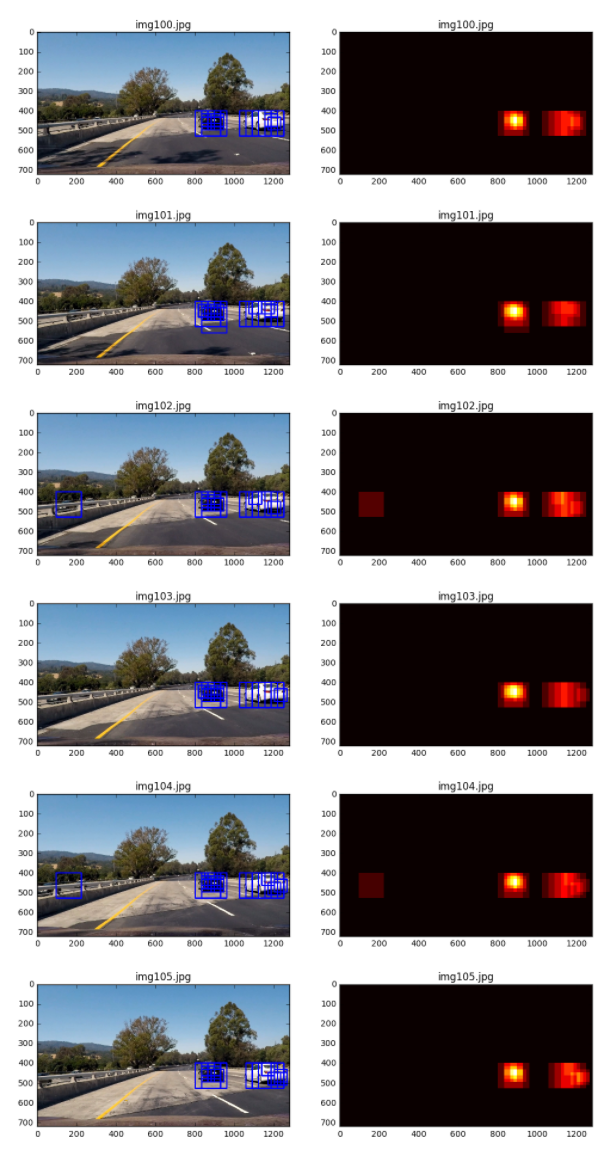
#> input picture Project5_Vehicle_Detection/examples/bboxes_and_heat.png, 610 x 1150 px, given as the content of the folder /Users/dai/CarND-Vehicle-Detection/vehicles/video_extracted, which was not available
$ python pipeline.py   (older library calls are emulated)
#> lines starting #> are read from the running program, lines starting #| are printed output that depends on the picture; pictures that were not available may be replaced by others from this repository, and a replacement may not be noted
import matplotlib.image as mpimg
import numpy as np
import cv2
from skimage.feature import hog
import matplotlib.pyplot as plt
from matplotlib import pyplot
import glob
import time
from sklearn.svm import LinearSVC
from sklearn.preprocessing import StandardScaler
from scipy.ndimage.measurements import label
from sklearn.model_selection import train_test_split
from sklearn.model_selection import GridSearchCV
from collections import deque
import pickle


#########################lesson_functions#################################
def convert_color(img, conv='RGB2YCrCb'):
    if conv == 'RGB2YCrCb':
        return cv2.cvtColor(img, cv2.COLOR_RGB2YCrCb)
    if conv == 'BGR2YCrCb':
        return cv2.cvtColor(img, cv2.COLOR_BGR2YCrCb)
    if conv == 'RGB2LUV':
        return cv2.cvtColor(img, cv2.COLOR_RGB2LUV)

# Define a function to return HOG features and visualization
def get_hog_features(img, orient, pix_per_cell, cell_per_block,
                        vis=False, feature_vec=True):
    # Call with two outputs if vis==True
    if vis == True:
        features, hog_image = hog(img, orientations=orient,
                                  pixels_per_cell=(pix_per_cell, pix_per_cell),
                                  cells_per_block=(cell_per_block, cell_per_block),
                                  transform_sqrt=True,
                                  visualise=vis, feature_vector=feature_vec)
        return features, hog_image
    # Otherwise call with one output
    else:
        features = hog(img, orientations=orient,
                       pixels_per_cell=(pix_per_cell, pix_per_cell),
                       cells_per_block=(cell_per_block, cell_per_block),
                       transform_sqrt=True,
                       visualise=vis, feature_vector=feature_vec)
        return features

# Define a function to compute binned color features
def bin_spatial(img, size=(32, 32)):
    # Use cv2.resize().ravel() to create the feature vector
    features = cv2.resize(img, size).ravel()
    # Return the feature vector
    return features

# Define a function to compute color histogram features
# NEED TO CHANGE bins_range if reading .png files with mpimg!
def color_hist(img, nbins=32, bins_range=(0, 256)):
    # Compute the histogram of the color channels separately
    channel1_hist = np.histogram(img[:,:,0], bins=nbins, range=bins_range)
    channel2_hist = np.histogram(img[:,:,1], bins=nbins, range=bins_range)
    channel3_hist = np.histogram(img[:,:,2], bins=nbins, range=bins_range)
    # Concatenate the histograms into a single feature vector
    hist_features = np.concatenate((channel1_hist[0], channel2_hist[0], channel3_hist[0]))
    # Return the individual histograms, bin_centers and feature vector
    return hist_features

# Define a function to extract features from a list of images
# Have this function call bin_spatial() and color_hist()

# for training classifier by extracting feature vectors of a bunch of training images
def extract_features(imgs, color_space='RGB', spatial_size=(32, 32),
                        hist_bins=32, orient=9,
                        pix_per_cell=8, cell_per_block=2, hog_channel=0,
                        spatial_feat=True, hist_feat=True, hog_feat=True):
    # Create a list to append feature vectors to
#> called with color_space = 'YCrCb', spatial_size = (32, 32), hist_bins = 32, orient = 9, pix_per_cell = 8, cell_per_block = 2, hog_channel = 'ALL', spatial_feat = True
    features = []
    # Iterate through the list of images
    for file in imgs:
        file_features = []
        # Read in each one by one
        image = mpimg.imread(file)
#> image is the input picture: shape (1150, 610, 4) float32; mean R, G, B, A 0.516, 0.509, 0.526, 1
        # uncomment below line if file is png format
        #####image = 255*image # to scale png file from (0,1) to (0,255)
        # apply color conversion if other than 'RGB'
        if color_space != 'RGB':
            if color_space == 'HSV':
                feature_image = cv2.cvtColor(image, cv2.COLOR_RGB2HSV)
            elif color_space == 'LUV':
                feature_image = cv2.cvtColor(image, cv2.COLOR_RGB2LUV)
            elif color_space == 'HLS':
                feature_image = cv2.cvtColor(image, cv2.COLOR_RGB2HLS)
            elif color_space == 'YUV':
                feature_image = cv2.cvtColor(image, cv2.COLOR_RGB2YUV)
            elif color_space == 'YCrCb':
                feature_image = cv2.cvtColor(image, cv2.COLOR_RGB2YCrCb)
#> feature_image: shape (1150, 610, 3) float32; mean of channels 0, 1, 2 0.512, 0.503, 0.508
        else: feature_image = np.copy(image)

        if spatial_feat == True:
            spatial_features = bin_spatial(feature_image, size=spatial_size)
#> in bin_spatial, `features = cv2.resize(img, size).ravel()`: features = 3072 values, max 1 at index 0, min 0.0117 at index 150, mean 0.511
#> spatial_features has the same summary as features in bin_spatial
            file_features.append(spatial_features)
        if hist_feat == True:
            # Apply color_hist()
            hist_features = color_hist(feature_image, nbins=hist_bins)
#> in color_hist, `hist_features = np.concatenate((channel1_hist[0], channel2_hist[0], ch..`: hist_features = 96 values, max 701500 at index 0, min 0 at index 1, mean 21921.9
            file_features.append(hist_features)
        if hog_feat == True:
        # Call get_hog_features() with vis=False, feature_vec=True
            if hog_channel == 'ALL':
                hog_features = []
                for channel in range(feature_image.shape[2]):
                    hog_features.append(get_hog_features(feature_image[:,:,channel],
                                        orient, pix_per_cell, cell_per_block,
                                        vis=False, feature_vec=True))
#> after the loop, hog_features = 3 items
                hog_features = np.ravel(hog_features)
            else:
                hog_features = get_hog_features(feature_image[:,:,hog_channel], orient,
                            pix_per_cell, cell_per_block, vis=False, feature_vec=True)
            # Append the new feature vector to the features list
            file_features.append(hog_features)
        features.append(np.concatenate(file_features))
    # Return list of feature vectors
    return features

# Define a function that takes an image,
# start and stop positions in both x and y,
# window size (x and y dimensions),
# and overlap fraction (for both x and y)

# [45 lines left out: function single_img_features, not called in this run]

# Define a function you will pass an image
# and the list of windows to be searched (output of slide_windows())
def slide_window(img, x_start_stop=[None, None], y_start_stop=[None, None],
                    xy_window=(64, 64), xy_overlap=(0.5, 0.5)):
    # If x and/or y start/stop positions not defined, set to image size
    if x_start_stop[0] == None:
        x_start_stop[0] = 0
    if x_start_stop[1] == None:
        x_start_stop[1] = img.shape[1]
    if y_start_stop[0] == None:
        y_start_stop[0] = 0
    if y_start_stop[1] == None:
        y_start_stop[1] = img.shape[0]
    # Compute the span of the region to be searched
    xspan = x_start_stop[1] - x_start_stop[0]
    yspan = y_start_stop[1] - y_start_stop[0]
    # Compute the number of pixels per step in x/y
    nx_pix_per_step = np.int(xy_window[0]*(1 - xy_overlap[0]))
    ny_pix_per_step = np.int(xy_window[1]*(1 - xy_overlap[1]))
    # Compute the number of windows in x/y
    nx_buffer = np.int(xy_window[0]*(xy_overlap[0]))
    ny_buffer = np.int(xy_window[1]*(xy_overlap[1]))
    nx_windows = np.int((xspan-nx_buffer)/nx_pix_per_step)
    ny_windows = np.int((yspan-ny_buffer)/ny_pix_per_step)
    # Initialize a list to append window positions to
    window_list = []
    # Loop through finding x and y window positions
    # Note: you could vectorize this step, but in practice
    # you'll be considering windows one by one with your
    # classifier, so looping makes sense
    for ys in range(ny_windows):
        for xs in range(nx_windows):
            # Calculate window position
            startx = xs*nx_pix_per_step + x_start_stop[0]
            endx = startx + xy_window[0]
            starty = ys*ny_pix_per_step + y_start_stop[0]
            endy = starty + xy_window[1]

            # Append window position to list
            window_list.append(((startx, starty), (endx, endy)))
    # Return the list of windows
    return window_list

# Define a function to draw bounding boxes
# [29 lines left out: function search_windows, not called in this run]

def draw_boxes(img, bboxes, color=(0, 0, 255), thick=6):
    # Make a copy of the image
    imcopy = np.copy(img)
    # Iterate through the bounding boxes
    for bbox in bboxes:
        # Draw a rectangle given bbox coordinates
        cv2.rectangle(imcopy, bbox[0], bbox[1], color, thick)
    # Return the image copy with boxes drawn
    return imcopy
# End of basic functions


#os.chdir(r'/Users/dai/CarND-Vehicle-Detection/vehicles/KITTI_extracted/')
cars=glob.glob('/Users/dai/CarND-Vehicle-Detection/vehicles/video_extracted/*.png')
cars+=glob.glob('/Users/dai/CarND-Vehicle-Detection/vehicles/KITTI_extracted/*.png')
cars+=glob.glob('/Users/dai/CarND-Vehicle-Detection/vehicles/GTI_Right/*.png')
cars+=glob.glob('/Users/dai/CarND-Vehicle-Detection/vehicles/GTI_Far/*.png')
cars+=glob.glob('/Users/dai/CarND-Vehicle-Detection/vehicles/GTI_Left/*.png')
cars+=glob.glob('/Users/dai/CarND-Vehicle-Detection/vehicles/GTI_MiddleClose/*.png')
#os.chdir(r'/Users/dai/CarND-Vehicle-Detection/non-vehicles/Extras/')
notcars=glob.glob('/Users/dai/CarND-Vehicle-Detection/non-vehicles/video_extracted/*.png')
notcars+=glob.glob('/Users/dai/CarND-Vehicle-Detection/non-vehicles/GTI/*.png')
notcars+=glob.glob('/Users/dai/CarND-Vehicle-Detection/non-vehicles/Extras/*.png')

print(len(cars),cars[0])
print(len(notcars),notcars[0])

# Reduce the sample size
sample_size = 10000
cars = cars[0:sample_size]
notcars = notcars[0:sample_size]

### Tweak these parameters and see how the results change.
color_space = 'YCrCb' # Can be RGB, HSV, LUV, HLS, YUV, YCrCb
orient = 9  # HOG orientations
pix_per_cell = 8 # HOG pixels per cell
cell_per_block = 2 # HOG cells per block
hog_channel = "ALL" # Can be 0, 1, 2, or "ALL"
spatial_size = (32, 32) # Spatial binning dimensions
hist_bins = 32    # Number of histogram bins
spatial_feat = True # Spatial features on or off
hist_feat = True # Histogram features on or off
hog_feat = True # HOG features on or off
y_start_stop = [None, None] # Min and max in y to search in slide_window()

car_features = extract_features(cars, color_space=color_space,
                        spatial_size=spatial_size, hist_bins=hist_bins,
                        orient=orient, pix_per_cell=pix_per_cell,
                        cell_per_block=cell_per_block,
                        hog_channel=hog_channel, spatial_feat=spatial_feat,
                        hist_feat=hist_feat, hog_feat=hog_feat)
notcar_features = extract_features(notcars, color_space=color_space,
                        spatial_size=spatial_size, hist_bins=hist_bins,
                        orient=orient, pix_per_cell=pix_per_cell,
                        cell_per_block=cell_per_block,
                        hog_channel=hog_channel, spatial_feat=spatial_feat,
                        hist_feat=hist_feat, hog_feat=hog_feat)

X = np.vstack((car_features, notcar_features)).astype(np.float64)
# Fit a per-column scaler
X_scaler = StandardScaler().fit(X)
# Apply the scaler to X
scaled_X = X_scaler.transform(X)
#print(len(X_scaler.scale_))
# Define the labels vector
y = np.hstack((np.ones(len(car_features)), np.zeros(len(notcar_features))))

# Split up data into randomized training and test sets
rand_state = None#np.random.randint(0, 100)
X_train, X_test, y_train, y_test = train_test_split(
    scaled_X, y, test_size=0.2, random_state=rand_state)

print('Using:',orient,'orientations',pix_per_cell,
    'pixels per cell and', cell_per_block,'cells per block')
print('Feature vector length:', len(X_train[0]))
# Use a linear SVC
parameters = {'C':[0.1,0.05,0.01,0.005,0.001]}
svr = LinearSVC()
clf = GridSearchCV(svr, parameters)
clf.fit(X_train, y_train)
best_C=clf.best_params_['C']
svc = LinearSVC(C=best_C)
print(best_C)
# Check the training time for the SVC
t=time.time()
svc.fit(X_train, y_train)
t2 = time.time()
print(round(t2-t, 2), 'Seconds to train SVC...')
# Check the score of the SVC
print('Test Accuracy of SVC = ', round(svc.score(X_test, y_test), 4))
# Check the prediction time for a single sample
t=time.time()


image1 = mpimg.imread('/Users/dai/CarND-Vehicle-Detection/vehicles/GTI_Right/image0028.png')
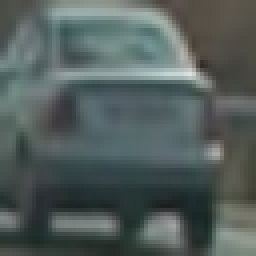
#> input picture Project5_Vehicle_Detection/examples/image0028.png, 64 x 64 px, found by its file name (shown 4 times larger)
#> image1 is the input picture: shape (64, 64, 3) float32; mean R, G, B 0.325, 0.368, 0.36
hog_image = convert_color(image1, conv='RGB2YCrCb')
ch1 = hog_image[:,:,0]
ch2 = hog_image[:,:,1]
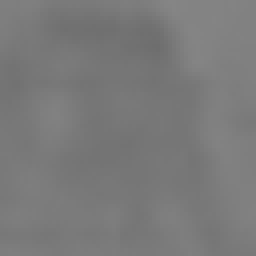
#> ch2: shape (64, 64) float32 (shown 4 times larger); min 0.434, max 0.522, mean 0.479
ch3 = hog_image[:,:,2]
hog1,hog1_img = get_hog_features(ch1, orient, pix_per_cell, cell_per_block, vis=True,feature_vec=False)
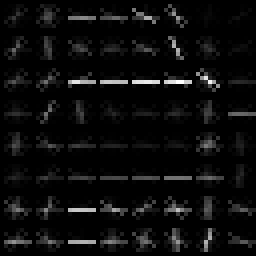
#> hog1_img: shape (64, 64) float32 (shown 4 times larger); min 0, max 0.116, mean 0.00562; drawn with min black and max white
hog2,hog2_img = get_hog_features(ch2, orient, pix_per_cell, cell_per_block, vis=True,feature_vec=False)
hog3,hog3_img = get_hog_features(ch3, orient, pix_per_cell, cell_per_block, vis=True,feature_vec=False)
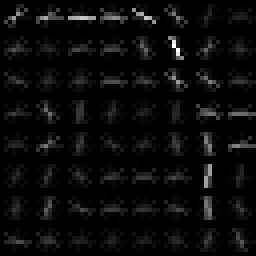
#> hog3_img: shape (64, 64) float32 (shown 4 times larger); min 0, max 0.00621, mean 0.000262; drawn with min black and max white
fig = plt.figure()
plt.subplot(141)
plt.imshow(hog_image)
plt.title('YCrCb image')
plt.subplot(142)
plt.imshow(hog1_img)
plt.title('Ch1 Hog image')
plt.subplot(143)
plt.imshow(hog2_img)
plt.title('Ch2 Hog image')
plt.subplot(144)
plt.imshow(hog3_img)
plt.title('Ch3 Hog image')
fig.tight_layout()

plt.show()
pyplot.savefig('/Users/dai/CarND-Vehicle-Detection/output_images/colorConv_Hog.png')


# By using search_windows() method
image2 = mpimg.imread('/Users/dai/CarND-Vehicle-Detection/test_images/test1.jpg')
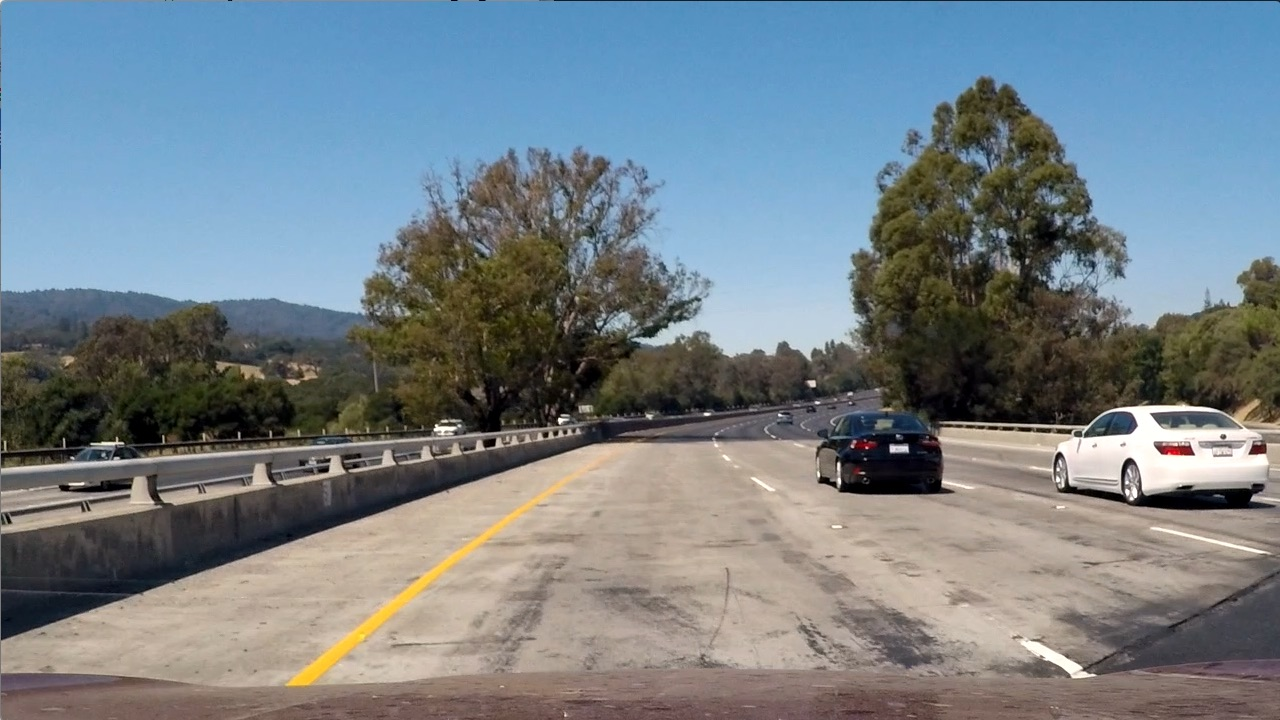
#> input picture Project5_Vehicle_Detection/test_images/test1.jpg, 1280 x 720 px, found by its file name
#> image2 is the input picture: shape (720, 1280, 3); mean R, G, B 117.5, 128.7, 135.5
draw_image = np.copy(image2)

# Uncomment the following line if you extracted training
# data from .png images (scaled 0 to 1 by mpimg) and the
# image you are searching is a .jpg (scaled 0 to 255)
image2 = image2.astype(np.float32)/255
windows = slide_window(image2, x_start_stop=[None, None], y_start_stop=y_start_stop,
                    xy_window=(64, 64), xy_overlap=(0.875, 0.875))
windows2 = slide_window(image2, x_start_stop=[None, None], y_start_stop=y_start_stop,
                    xy_window=(96, 96), xy_overlap=(0.875, 0.875))
windows3 = slide_window(image2, x_start_stop=[None, None], y_start_stop=y_start_stop,
                    xy_window=(128, 128), xy_overlap=(0.875, 0.875))
windows+=windows2
windows+=windows3
window_img = draw_boxes(draw_image, windows, color=(0, 0, 255), thick=6)
#> after the loop in draw_boxes, `for bbox in bboxes:`:
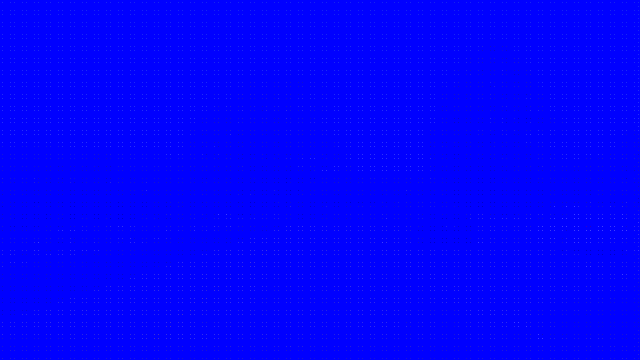
#> imcopy: shape (720, 1280, 3) (shown at 1/2 size); mean R, G, B 0.8, 0.9, 254.2
fig = plt.figure()
plt.imshow(window_img)
pyplot.savefig('/Users/dai/CarND-Vehicle-Detection/output_images/window_img.png')


# read in test image
test_image = mpimg.imread('/Users/dai/CarND-Vehicle-Detection/test_images/test4.jpg')
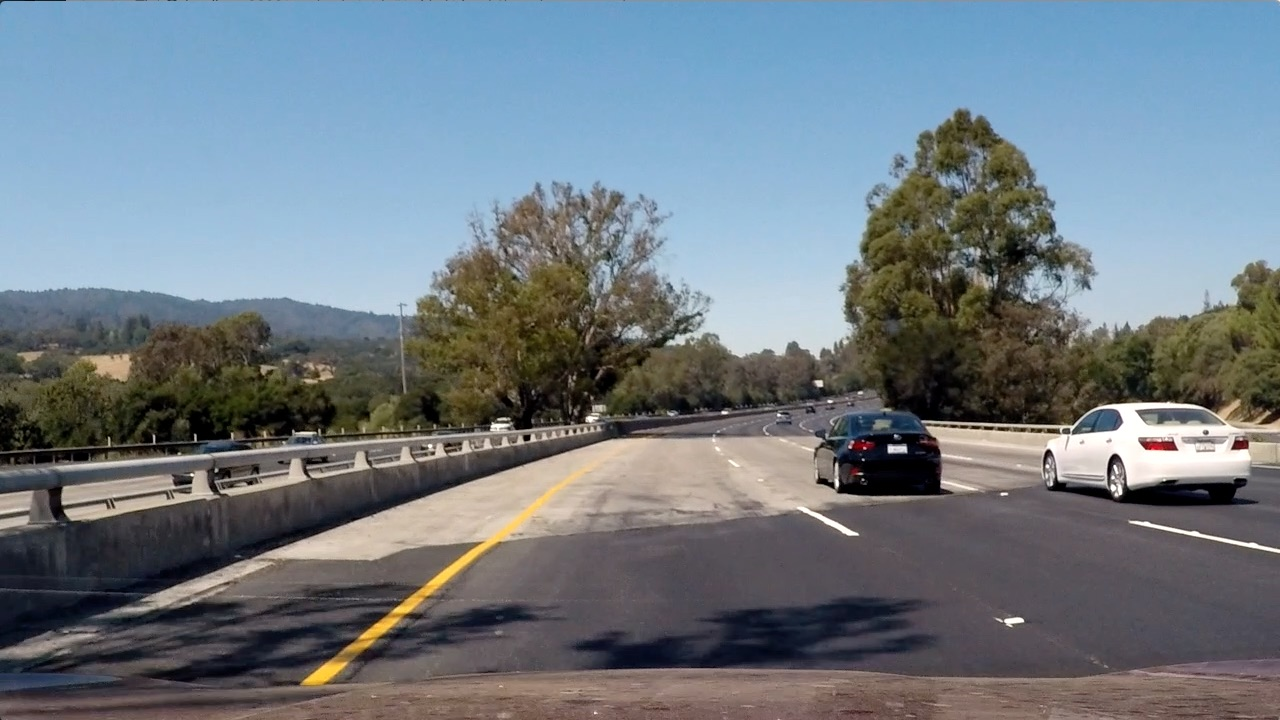
#> input picture Project5_Vehicle_Detection/test_images/test4.jpg, 1280 x 720 px, found by its file name
#> test_image is the input picture: shape (720, 1280, 3); mean R, G, B 112.2, 122.7, 130.9
#> (the rest of the program and of its run is left out)
